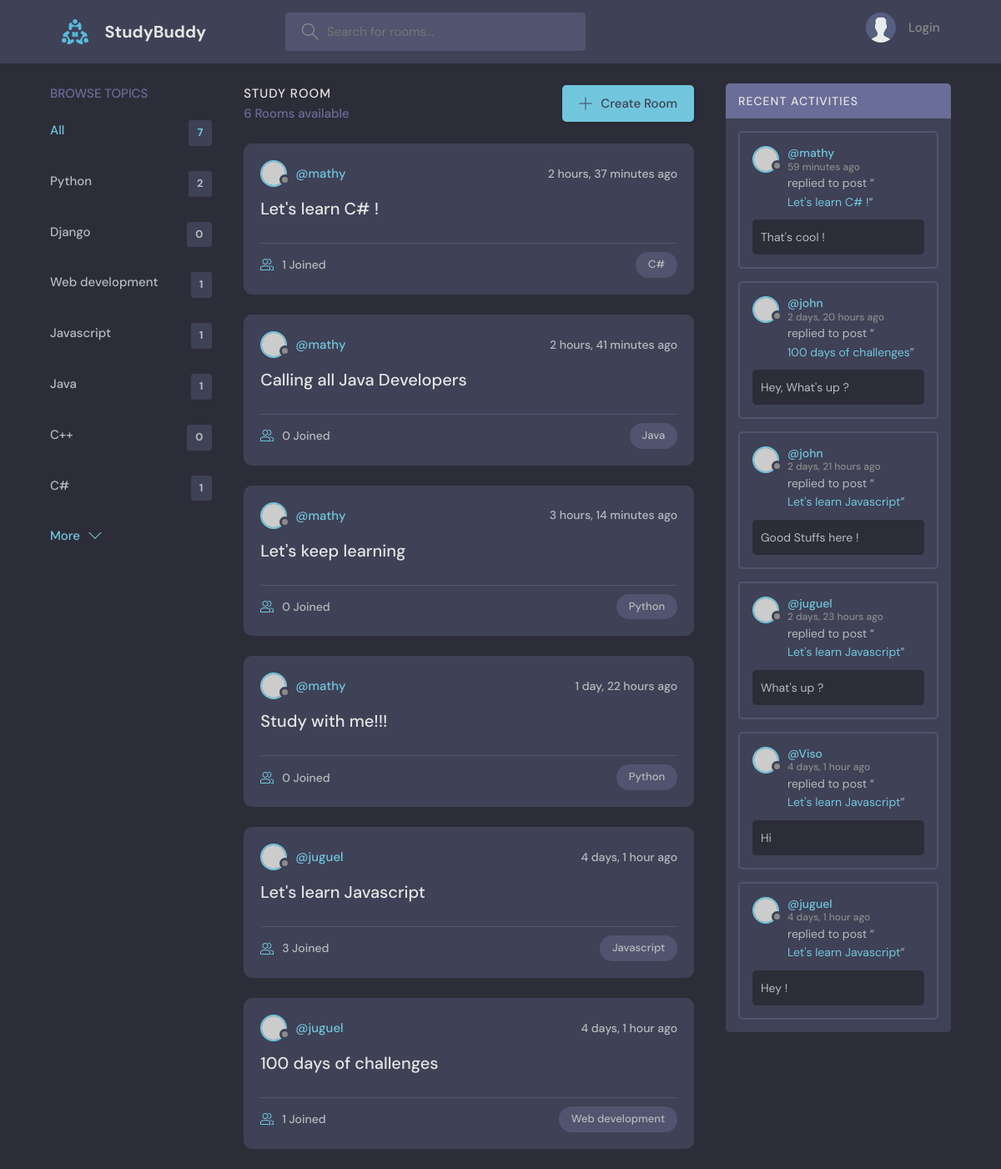
The page / on the database its author committed.
### base_app/models.py (models this page shows, shortened)
class Topic(models.Model):
    name = models.CharField(max_length=200)

class Room(models.Model):
    host = models.ForeignKey(User, on_delete=models.SET_NULL, null= True)
    topic = models.ForeignKey(Topic, on_delete=models.SET_NULL, null= True)
    name = models.CharField(max_length=200)
    description = models.TextField(null=True, blank=True)
    participants = models.ManyToManyField(User, related_name='participants', blank=True )
    updated_date = models.DateTimeField(auto_now=True)
    created_date = models.DateTimeField(auto_now_add=True)
    class Meta:
        ordering = ['-updated_date', '-created_date']
    def __str__(self):
        return self.name

class Message(models.Model):
    user = models.ForeignKey(User, on_delete=models.CASCADE) # oneTomany
    room = models.ForeignKey(Room, on_delete=models.CASCADE) # When room get deleted, also the msgs
    body = models.TextField()
    updated_date = models.DateTimeField(auto_now=True)
    created_date = models.DateTimeField(auto_now_add=True)
    class Meta:
        ordering = ['-updated_date', '-created_date']

### base_app/views.py (the view)
# urls.py: path('', views.home, name="home"),
def home(request):
    q = request.GET.get('q') if request.GET.get('q') != None else ''
    rooms = Room.objects.filter(
        Q(topic__name__icontains=q) |
        Q(name__icontains=q) |
        Q(description__icontains=q)
    )
    topics = Topic.objects.all() # get all the topics
    room_count = rooms.count() # get rooms count
    room_messages = Message.objects.filter(Q(room__topic__name__icontains=q))
    context =  {'rooms' : rooms, 'topics': topics, 'room_count': room_count, 'room_messages': room_messages}
    return render(request, 'base_app/home.html', context)

### base_app/templates/base_app/home.html (shortened to what this page needs)
{% extends 'base_app/base.html' %}
{% block content %}
  <main class="layout layout--3">
    <div class="container">
      {% include 'base_app/topics_component.html' %}
      <div class="roomList">
        <div class="roomList__header">
          <div>
            <h2>Study Room</h2>
            <p>{{room_count}} Rooms available</p>
          </div>
          <a class="btn btn--main" href="{% url 'create-room' %}">
            <svg version="1.1" xmlns="http://www.w3.org/2000/svg" width="32" height="32" viewBox="0 0 32 32">
              <title>add</title>
              <path
                d="M16.943 0.943h-1.885v14.115h-14.115v1.885h14.115v14.115h1.885v-14.115h14.115v-1.885h-14.115v-14.115z"
              ></path>
            </svg>
            Create Room
          </a>
        </div>
        {% include 'base_app/feed_component.html' %}
      </div>
      {% include 'base_app/activity_component.html' %}
    </div>
  </main>
{% endblock content %}

### base_app/templates/base_app/topics_component.html
<div class="topics">
  <div class="topics__header">
    <h2>Browse Topics</h2>
  </div>
  <ul class="topics__list">
    <li>
      <a href="{% url 'home' %}" class="active">All <span>{{topics.count}}</span></a>
    </li>
    {% for topic in topics %}
    <li>
      <a href="{% url 'home' %}?q={{topic.name}}">{{topic.name}} <span>{{topic.room_set.all.count}}</span></a>
    </li>
    {% endfor %}
  </ul>
  <a class="btn btn--link" href="topics.html">
    More
    <svg version="1.1" xmlns="http://www.w3.org/2000/svg" width="32" height="32" viewBox="0 0 32 32">
      <title>chevron-down</title>
      <path d="M16 21l-13-13h-3l16 16 16-16h-3l-13 13z"></path>
    </svg>
  </a>
</div>

### base_app/templates/base_app/feed_component.html (shortened to what this page needs)
{% for room in rooms %}
<div class="roomListRoom">
  <div class="roomListRoom__header">
    <a href="{% url 'user-profile' room.host.id %}" class="roomListRoom__author">
      <div class="avatar avatar--small">
        <img src="https://randomuser.me/api/portraits/women/11.jpg" />
      </div>
      <span>@{{room.host.username}}</span>
    </a>
    <div class="roomListRoom__actions">
      <span>{{room.created_date|timesince}} ago</span>
    </div>
  </div>
  <div class="roomListRoom__content">
    <a href="{% url 'room' room.id %}">{{room.name}}</a>
  </div>
  <div class="roomListRoom__meta">
    <a href="{% url 'room' room.id %}" class="roomListRoom__joined">
      {{room.participants.all.count}} Joined
    </a>
    <p class="roomListRoom__topic">{{room.topic.name}}</p>
  </div>
</div>
{% endfor %}

### base_app/templates/base_app/activity_component.html (shortened to what this page needs)
{% load static %}
<div class="activities">
  <div class="activities__header">
    <h2>Recent Activities</h2>
  </div>
  {% for message in room_messages %}
  <div class="activities__box">
    <div class="activities__boxHeader roomListRoom__header">
      <a href="{% url 'user-profile' message.user.id %}" class="roomListRoom__author">
        <div class="avatar avatar--small">
          <img src="https://randomuser.me/api/portraits/women/11.jpg" />
        </div>
        <p>
          @{{message.user}}
          <span>{{message.created_date|timesince}} ago</span>
        </p>
      </a>
    </div>
    <div class="activities__boxContent">
     <p>replied to post “<a href="{% url 'room' message.room.id %}">{{message.room}}</a>”</p>
      <div class="activities__boxRoomContent">
        {{message.body}}
      </div>
    </div>
  </div>
  {% endfor %}
</div>

### rows shown on the page
Topic: name "Python", room_set.all.count "2"
Topic: name "Django", room_set.all.count "0"
Topic: name "Web development", room_set.all.count "1"
Topic: name "Javascript", room_set.all.count "1"
Topic: name "Java", room_set.all.count "1"
Topic: name "C++", room_set.all.count "0"
Topic: name "C#", room_set.all.count "1"
Room: host.username "mathy", created_date "2 hours, 37 minutes", name "Let's learn C# !", participants.all.count "1", topic.name "C#"
Room: host.username "mathy", created_date "2 hours, 41 minutes", name "Calling all Java Developers", participants.all.count "0", topic.name "Java"
Room: host.username "mathy", created_date "3 hours, 14 minutes", name "Let's keep learning", participants.all.count "0", topic.name "Python"
Room: host.username "mathy", created_date "1 day, 22 hours", name "Study with me!!!", participants.all.count "0", topic.name "Python"
Room: host.username "juguel", created_date "4 days, 1 hour", name "Let's learn Javascript", participants.all.count "3", topic.name "Javascript"
Room: host.username "juguel", created_date "4 days, 1 hour", name "100 days of challenges", participants.all.count "1", topic.name "Web development"
Message: user "mathy", created_date "59 minutes", room "Let's learn C# !", body "That's cool !"
Message: user "john", created_date "2 days, 20 hours", room "100 days of challenges", body "Hey, What's up ?"
Message: user "john", created_date "2 days, 21 hours", room "Let's learn Javascript", body "Good Stuffs here !"
Message: user "juguel", created_date "2 days, 23 hours", room "Let's learn Javascript", body "What's up ?"
Message: user "Viso", created_date "4 days, 1 hour", room "Let's learn Javascript", body "Hi"
Message: user "juguel", created_date "4 days, 1 hour", room "Let's learn Javascript", body "Hey !"

### other values the page prints
{{ topics.count }} "7"
{{ room_count }} "6"
